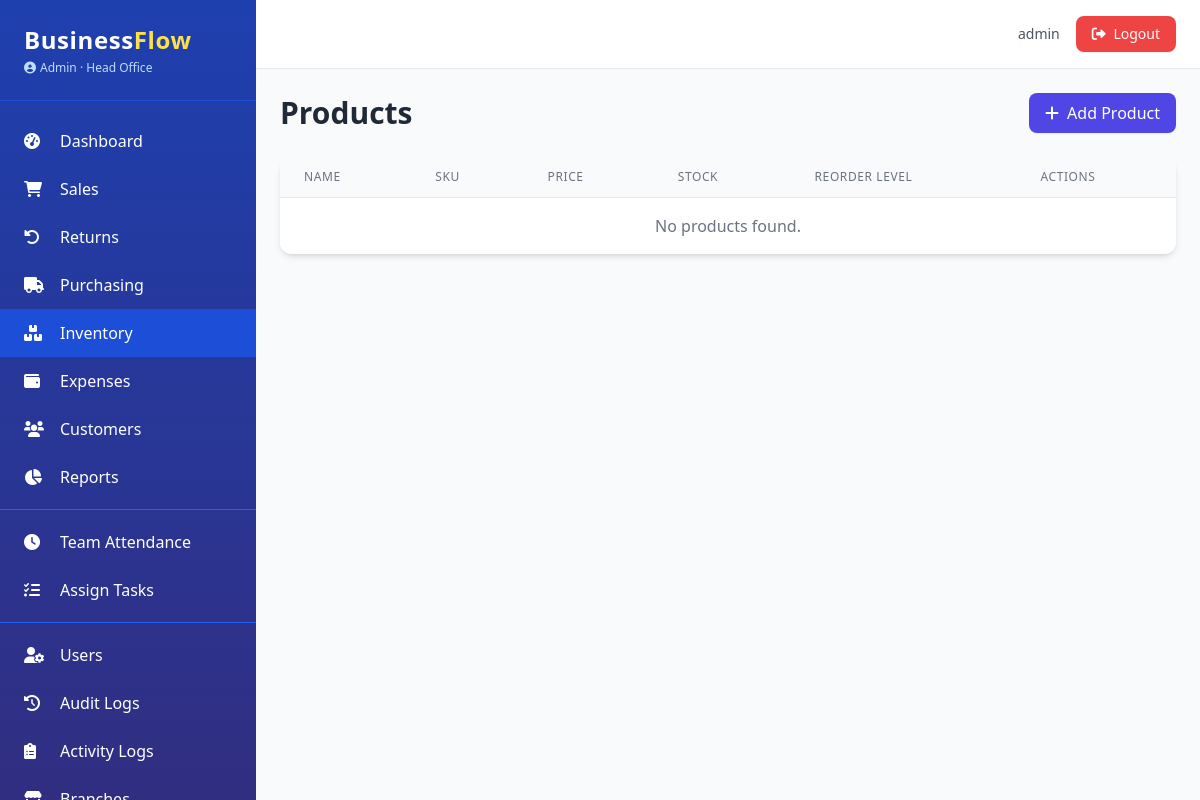
/inventory/products (signed in), run on an earlier commit of the app's database.
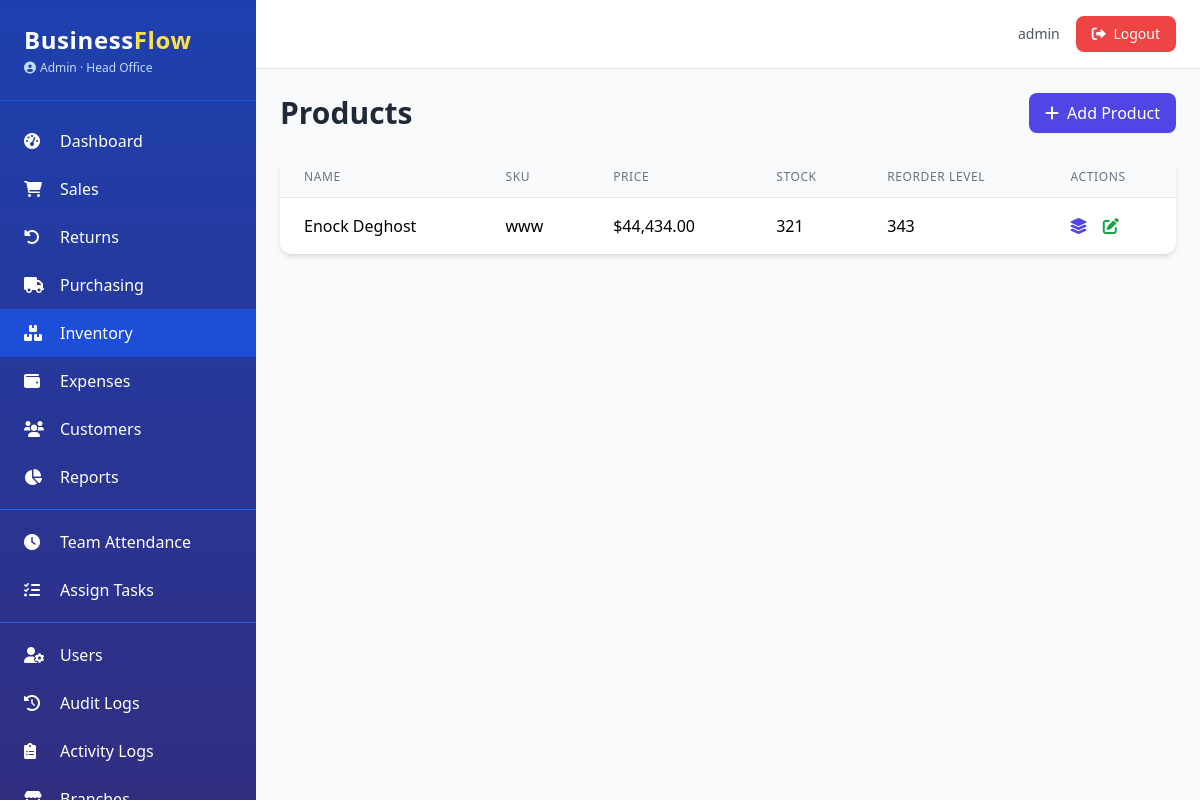
And on a later commit of the database.
### app.py (models this page shows, shortened)
class AuditMixin:
    @declared_attr
    def created_at(cls):
        return db.Column(db.DateTime, default=datetime.utcnow)

class SoftDeleteMixin:
    @classmethod
    def query_active(cls):
        return cls.query.filter(cls.deleted_at.is_(None))

class Product(db.Model, AuditMixin, SoftDeleteMixin):
    __tablename__ = 'products'
    id = db.Column(db.Integer, primary_key=True)
    name = db.Column(db.String(100), nullable=False)
    description = db.Column(db.Text)
    sku = db.Column(db.String(50), unique=True, nullable=False)
    barcode = db.Column(db.String(50), unique=True, nullable=True)
    price = db.Column(db.Float, nullable=False)
    cost = db.Column(db.Float)
    current_stock = db.Column(db.Integer, default=0)
    reorder_level = db.Column(db.Integer, default=5)
    category = db.Column(db.String(50))
    brand = db.Column(db.String(50))
    weight = db.Column(db.Float)
    is_service = db.Column(db.Boolean, default=False)
    branch_id = db.Column(db.Integer, db.ForeignKey('branches.id'), nullable=True)
    branch = db.relationship('Branch')
    track_batches = db.Column(db.Boolean, default=False)
    batches = db.relationship('StockBatch', backref='product', lazy='dynamic')
    __table_args__ = (
        Index('ix_product_sku', sku),
        Index('ix_product_barcode', barcode),
    )

### app.py (the view)
@inventory_bp.route('/products')
@login_required
@permission_required('view_inventory')
def product_list():
    page = request.args.get('page', 1, type=int)
    per_page = app.config.get('ITEMS_PER_PAGE', 20)
    query = branch_filter(Product.query_active(), Product)
    pagination = query.order_by(Product.created_at.desc()).paginate(page=page, per_page=per_page, error_out=False)
    return render_template('inventory/list.html', pagination=pagination)

### app.py (called while the page is built)
@login_manager.user_loader
def load_user(user_id):
    return User.query_active().filter_by(id=int(user_id)).first()

def permission_required(permission):
    def decorator(f):
        @wraps(f)
        def decorated_function(*args, **kwargs):
            if not current_user.is_authenticated:
                abort(403)
            if not current_user.has_permission(permission):
                abort(403)
            return f(*args, **kwargs)
        return decorated_function
    return decorator

def branch_filter(query, model):
    if current_user.is_admin:
        return query
    if current_user.branch_id:
        return query.filter(model.branch_id == current_user.branch_id)
    return query.filter(False)

@app.context_processor
def inject_now():
    return {'now': datetime.utcnow(), 'current_year': datetime.utcnow().year}

@app.template_filter('currency')
def currency_format(value):
    if value is None:
        return "$0.00"
    return f"${value:,.2f}"

    @property
    def is_admin(self):
        return self.role == 'Admin'

    def has_permission(self, perm):
        if self.is_admin:
            return True
        return perm in (self.permissions or [])

### templates/inventory/list.html (shortened to what this page needs)
{% extends "base.html" %}
{% block content %}
<div class="flex justify-between items-center mb-6">
    <h1 class="text-3xl font-bold text-gray-800">Products</h1>
    {% if current_user.has_permission('edit_inventory') %}
    <a href="{{ url_for('inventory.new_product') }}" class="bg-indigo-600 hover:bg-indigo-700 text-white px-4 py-2 rounded-lg shadow-sm">
        <i class="fas fa-plus mr-2"></i>Add Product
    </a>
    {% endif %}
</div>
<div class="bg-white rounded-xl shadow-md overflow-hidden">
    <table class="min-w-full divide-y divide-gray-200">
        <thead class="bg-gray-50">
            <tr>
                <th class="px-6 py-3 text-left text-xs font-medium text-gray-500 uppercase tracking-wider">Name</th>
                <th class="px-6 py-3 text-left text-xs font-medium text-gray-500 uppercase tracking-wider">SKU</th>
                <th class="px-6 py-3 text-left text-xs font-medium text-gray-500 uppercase tracking-wider">Price</th>
                <th class="px-6 py-3 text-left text-xs font-medium text-gray-500 uppercase tracking-wider">Stock</th>
                <th class="px-6 py-3 text-left text-xs font-medium text-gray-500 uppercase tracking-wider">Reorder Level</th>
                <th class="px-6 py-3 text-left text-xs font-medium text-gray-500 uppercase tracking-wider">Actions</th>
            </tr>
        </thead>
        <tbody class="bg-white divide-y divide-gray-200">
            {% for product in pagination.items %}
            <tr class="hover:bg-gray-50">
                <td class="px-6 py-4 whitespace-nowrap">{{ product.name }}</td>
                <td class="px-6 py-4 whitespace-nowrap">{{ product.sku }}</td>
                <td class="px-6 py-4 whitespace-nowrap">{{ product.price|currency }}</td>
                <td class="px-6 py-4 whitespace-nowrap">{{ product.current_stock }}</td>
                <td class="px-6 py-4 whitespace-nowrap">{{ product.reorder_level }}</td>
                <td class="px-6 py-4 whitespace-nowrap">
                    <a href="{{ url_for('inventory.product_batches', product_id=product.id) }}" class="text-indigo-600 hover:text-indigo-900 mr-3" title="Batches">
                        <i class="fas fa-layer-group"></i>
                    </a>
                    {% if current_user.has_permission('edit_inventory') %}
                    <a href="#" class="text-green-600 hover:text-green-900" title="Edit">
                        <i class="fas fa-edit"></i>
                    </a>
                    {% endif %}
                </td>
            </tr>
            {% else %}
            <tr>
                <td colspan="6" class="px-6 py-4 text-center text-gray-500">No products found.</td>
            </tr>
            {% endfor %}
        </tbody>
    </table>
</div>
{% endblock %}

What changed in the data, as far as the page shows it:
added Product: name "Enock Deghost", sku "www", price "$44,434.00", current_stock "321", reorder_level "343"
Also different on the page:
text no longer shown: "No products found."
